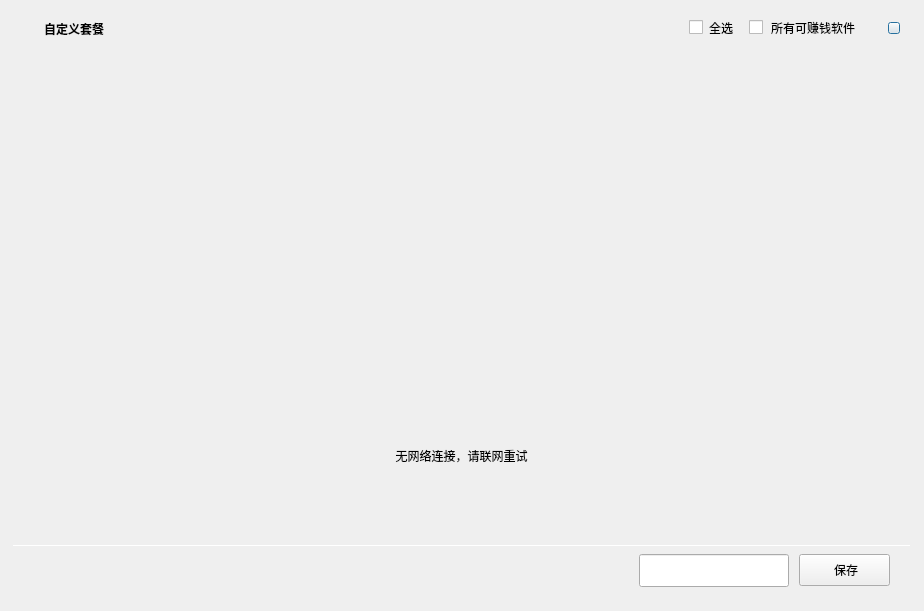
<?xml version="1.0" encoding="UTF-8"?>
<ui version="4.0">
 <class>CustomPackageWndClass</class>
 <widget class="QDialog" name="CustomPackageWndClass">
  <property name="geometry">
   <rect>
    <x>0</x>
    <y>0</y>
    <width>924</width>
    <height>611</height>
   </rect>
  </property>
  <property name="windowTitle">
   <string>CustomPackageWndClass</string>
  </property>
  <widget class="QWidget" name="shadowWidget" native="true">
   <property name="geometry">
    <rect>
     <x>0</x>
     <y>0</y>
     <width>924</width>
     <height>611</height>
    </rect>
   </property>
   <widget class="QWidget" name="centralWidget" native="true">
    <property name="geometry">
     <rect>
      <x>12</x>
      <y>9</y>
      <width>900</width>
      <height>587</height>
     </rect>
    </property>
    <property name="minimumSize">
     <size>
      <width>900</width>
      <height>587</height>
     </size>
    </property>
    <widget class="QLabel" name="customwnd_title_1">
     <property name="geometry">
      <rect>
       <x>32</x>
       <y>13</y>
       <width>100</width>
       <height>14</height>
      </rect>
     </property>
     <property name="font">
      <font>
       <family>Microsoft YaHei UI</family>
       <weight>75</weight>
       <bold>true</bold>
      </font>
     </property>
     <property name="text">
      <string>自定义套餐  </string>
     </property>
    </widget>
    <widget class="QPushButton" name="customwnd_close">
     <property name="geometry">
      <rect>
       <x>876</x>
       <y>13</y>
       <width>12</width>
       <height>12</height>
      </rect>
     </property>
     <property name="text">
      <string/>
     </property>
    </widget>
    <widget class="QCheckBox" name="customwnd_selecteall">
     <property name="geometry">
      <rect>
       <x>677</x>
       <y>11</y>
       <width>15</width>
       <height>15</height>
      </rect>
     </property>
     <property name="text">
      <string/>
     </property>
    </widget>
    <widget class="QCheckBox" name="customwnd_selectepart">
     <property name="geometry">
      <rect>
       <x>737</x>
       <y>11</y>
       <width>15</width>
       <height>15</height>
      </rect>
     </property>
     <property name="text">
      <string/>
     </property>
    </widget>
    <widget class="QLabel" name="customwnd_label_1">
     <property name="geometry">
      <rect>
       <x>697</x>
       <y>11</y>
       <width>30</width>
       <height>15</height>
      </rect>
     </property>
     <property name="text">
      <string>全选</string>
     </property>
    </widget>
    <widget class="QLabel" name="customwnd_label_2">
     <property name="geometry">
      <rect>
       <x>759</x>
       <y>11</y>
       <width>100</width>
       <height>15</height>
      </rect>
     </property>
     <property name="text">
      <string>所有可赚钱软件</string>
     </property>
    </widget>
    <widget class="QWidget" name="customwnd_bottom" native="true">
     <property name="geometry">
      <rect>
       <x>1</x>
       <y>536</y>
       <width>898</width>
       <height>50</height>
      </rect>
     </property>
     <widget class="QLineEdit" name="custom_edit">
      <property name="geometry">
       <rect>
        <x>626</x>
        <y>9</y>
        <width>150</width>
        <height>33</height>
       </rect>
      </property>
     </widget>
     <widget class="QPushButton" name="custom_save_btn">
      <property name="geometry">
       <rect>
        <x>786</x>
        <y>9</y>
        <width>91</width>
        <height>32</height>
       </rect>
      </property>
      <property name="text">
       <string> 保存</string>
      </property>
     </widget>
     <widget class="QWidget" name="horizontalLayoutWidget">
      <property name="geometry">
       <rect>
        <x>20</x>
        <y>18</y>
        <width>500</width>
        <height>22</height>
       </rect>
      </property>
      <layout class="QHBoxLayout" name="horizontalLayout">
       <item>
        <widget class="QLabel" name="custom_label_1">
         <property name="text">
          <string>共选</string>
         </property>
        </widget>
       </item>
       <item>
        <widget class="QLabel" name="custom_label_2">
         <property name="text">
          <string>0款</string>
         </property>
        </widget>
       </item>
       <item>
        <widget class="QLabel" name="custom_label_3">
         <property name="text">
          <string>软件,共0MB,可赚钱软件0款,最多可赚</string>
         </property>
        </widget>
       </item>
       <item>
        <widget class="QLabel" name="custom_label_4">
         <property name="text">
          <string>0元</string>
         </property>
        </widget>
       </item>
       <item>
        <spacer name="horizontalSpacer">
         <property name="orientation">
          <enum>Qt::Horizontal</enum>
         </property>
         <property name="sizeHint" stdset="0">
          <size>
           <width>40</width>
           <height>20</height>
          </size>
         </property>
        </spacer>
       </item>
      </layout>
     </widget>
     <widget class="Line" name="custom_bottom_line">
      <property name="geometry">
       <rect>
        <x>0</x>
        <y>0</y>
        <width>898</width>
        <height>1</height>
       </rect>
      </property>
      <property name="orientation">
       <enum>Qt::Horizontal</enum>
      </property>
     </widget>
    </widget>
    <widget class="QWidget" name="customwnd_noNet" native="true">
     <property name="geometry">
      <rect>
       <x>1</x>
       <y>37</y>
       <width>898</width>
       <height>549</height>
      </rect>
     </property>
     <property name="text" stdset="0">
      <string/>
     </property>
     <widget class="QLabel" name="no_net_img">
      <property name="geometry">
       <rect>
        <x>365</x>
        <y>150</y>
        <width>167</width>
        <height>209</height>
       </rect>
      </property>
      <property name="text">
       <string/>
      </property>
     </widget>
     <widget class="QLabel" name="no_net_text">
      <property name="geometry">
       <rect>
        <x>300</x>
        <y>400</y>
        <width>297</width>
        <height>20</height>
       </rect>
      </property>
      <property name="text">
       <string>无网络连接，请联网重试</string>
      </property>
      <property name="alignment">
       <set>Qt::AlignCenter</set>
      </property>
     </widget>
    </widget>
   </widget>
  </widget>
 </widget>
 <layoutdefault spacing="6" margin="11"/>
 <resources>
  <include location="../../UmInstallerAssistant.qrc"/>
 </resources>
 <connections/>
</ui>
